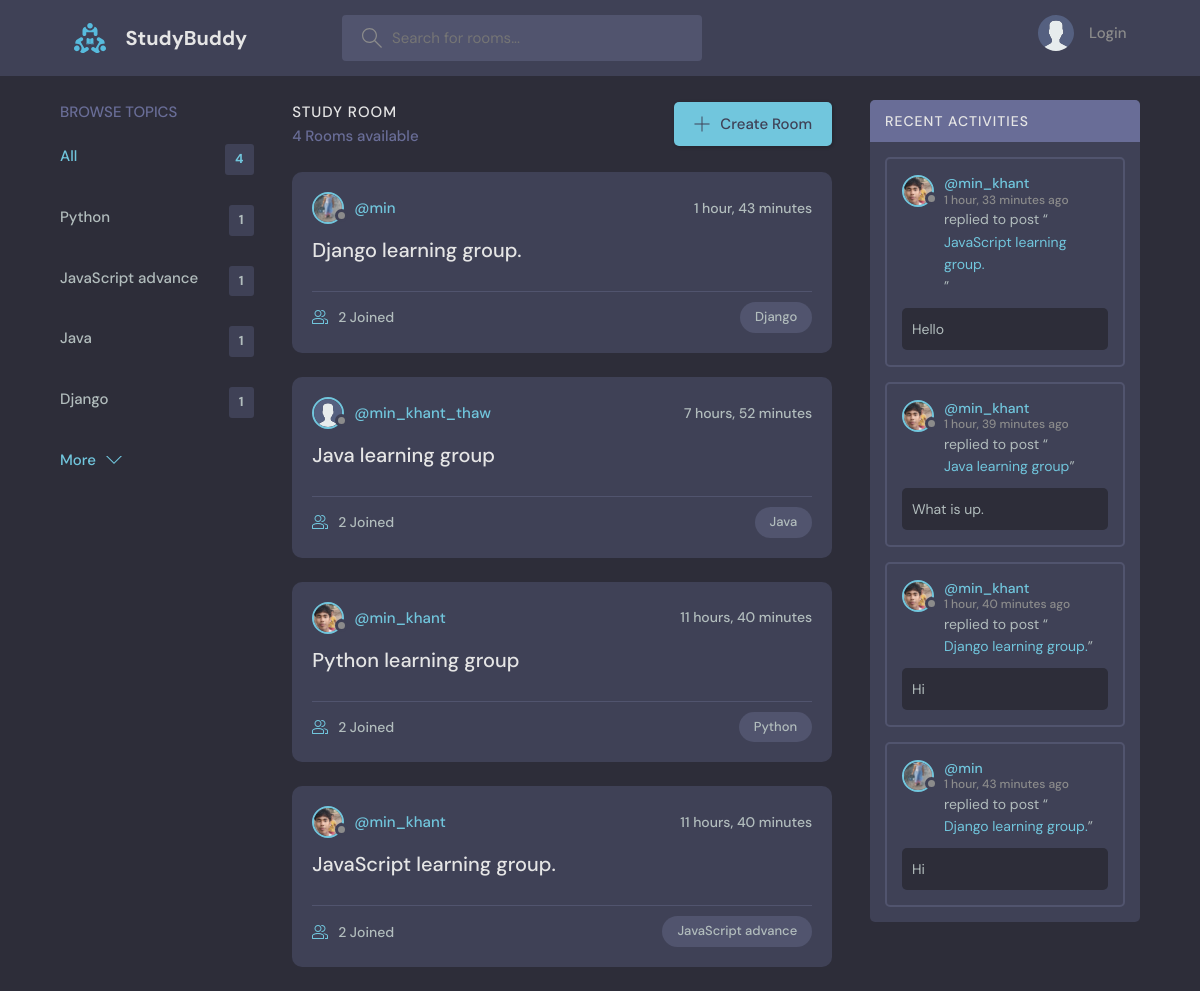
The page / on the database its author committed.
### my_app/models.py (models this page shows, shortened)
class Topics(models.Model):
    name = models.CharField(max_length=200)

class Room(models.Model):
    host = models.ForeignKey(User, on_delete=models.SET_NULL, null=True)
    topic = models.ForeignKey(Topics, on_delete=models.SET_NULL, null=True)
    name = models.CharField(max_length=200)
    description = models.TextField(null=True, blank=True)
    participants = models.ManyToManyField(
        User, related_name='participants', blank=True)
    updated = models.DateTimeField(auto_now=True)
    created = models.DateTimeField(auto_now_add=True)
    class Meta:
        ordering = ['-updated', '-created']
    def __str__(self):
        return self.name

class User(AbstractUser):
    name = models.CharField(max_length=200, null=True)
    email = models.EmailField(unique=True, null=True)
    bio = models.TextField(null=True)
    avatar = models.ImageField(null=True, default="avatar.svg", upload_to='media')
    USERNAME_FIELD = 'email'
    REQUIRED_FIELDS = []

class Messages(models.Model):
    user = models.ForeignKey(User, on_delete=models.CASCADE)
    room = models.ForeignKey(Room, on_delete=models.CASCADE, related_name='messages')
    body = models.TextField()
    updated = models.DateTimeField(auto_now=True)
    created = models.DateTimeField(auto_now_add=True)
    class Meta:
        ordering = ['-updated', '-created']

### my_app/views.py (the view)
# urls.py: path('', views.home, name="home"),
def home(request):
  q = request.GET.get('q') if request.GET.get('q') != None else ''
  rooms = Room.objects.filter(
    Q(topic__name__icontains=q) |
    Q(description__icontains=q) |
    Q(name__icontains=q) |
    Q(host__username__icontains=q)
    )
  topics = Topics.objects.all()[0:rooms.count() * 3]
  messages_form = Messages.objects.filter(
    Q(room__name__icontains=q) |
    Q(user__username__icontains=q) |
    Q(body__icontains=q)
    )[0:rooms.count()]
  context = {
    'topics':topics,
    'rooms':rooms,
    'messages_form':messages_form
  }
  return render(request, 'home.html', context)

### templates/home.html (shortened to what this page needs)
{% extends 'base.html' %}
    {% block content %}
    <main class="layout layout--3">
      <div class="container">
      {% include 'topic_components.html' %}
      <div class="roomList">
          <div class="roomList__header">
            <div>
              <h2>Study Room</h2>
              <p>{{topics.count}} Rooms available</p>
            </div>
            <a class="btn btn--main" href="{% url 'room_form' %}">
              <svg version="1.1" xmlns="http://www.w3.org/2000/svg" width="32" height="32" viewBox="0 0 32 32">
                <title>add</title>
                <path
                  d="M16.943 0.943h-1.885v14.115h-14.115v1.885h14.115v14.115h1.885v-14.115h14.115v-1.885h-14.115v-14.115z"
                ></path>
              </svg>
              Create Room
            </a>
          </div>
          {% include 'room.html' %}
        </div>
     {% include 'activity_components.html' %}
      </div>
    </main>
    {% endblock %}

### templates/topic_components.html
        <div class="topics">
          <div class="topics__header">
            <h2>Browse Topics</h2>
          </div>
          <ul class="topics__list">
            <li>
              <a href="{% url 'home' %}" class="active">All <span>{{topics.count}}</span></a>
            </li>
            {% for topic in topics %}
            <li>
              <a href="{% url 'home' %}?q={{topic.name}}">{{topic.name}} <span>{{topic.room_set.all.count}}</span></a>
            </li>
            {% endfor %}
          </ul>
          <a class="btn btn--link" href="{% url 'topic-view' %}">
            More
            <svg version="1.1" xmlns="http://www.w3.org/2000/svg" width="32" height="32" viewBox="0 0 32 32">
              <title>chevron-down</title>
              <path d="M16 21l-13-13h-3l16 16 16-16h-3l-13 13z"></path>
            </svg>
          </a>
        </div>

### templates/room.html (shortened to what this page needs)
          {% for room in rooms %}
          <div class="roomListRoom">
            <div class="roomListRoom__header">
              <a href="{% url 'userInfo' room.host.id %}" class="roomListRoom__author">
                <div class="avatar avatar--small">
                  {% if room.host.avatar.url %}
                  <img src="{{room.host.avatar.url}}" />
                  {% endif %}
                </div>
                <span>@{{room.host.username}}</span>
              </a>
              <div class="roomListRoom__actions">
                <span>{{room.updated|timesince}}</span>
              </div>
            </div>
            <div class="roomListRoom__content">
              <a href="{% url 'room-details' room.id %}">{{room.name}}</a>
            </div>
            <div class="roomListRoom__meta">
              <a href="{% url 'room-details' room.id %}" class="roomListRoom__joined">
                {{room.participants.count}} Joined
              </a>
              <p class="roomListRoom__topic">{{room.topic.name}}</p>
            </div>
          </div>
          {% endfor %}

### templates/activity_components.html (shortened to what this page needs)
  <div class="activities">
    <div class="activities__header">
        <h2>Recent Activities</h2>
    </div>
   {% for message in messages_form %}
        <div class="activities__box">
          <div class="activities__boxHeader roomListRoom__header">
            <a href="{% url 'userInfo' message.user.id %}" class="roomListRoom__author">
              <div class="avatar avatar--small">
                {% if message.user.avatar.url %}
                <img src="{{message.user.avatar.url}}" />
                {% endif %}
              </div>
              <p>
                @{{message.user.username}}
                <span>{{message.created|timesince}} ago</span>
              </p>
            </a>
          </div>
          <div class="activities__boxContent">
            <p>replied to post “<a href="{% url 'room-details' message.room.id %}">{{message.room}}</a>”</p>
            <div class="activities__boxRoomContent">
              {{message.body}}
            </div>
          </div>
        </div>
    {% endfor %}
  </div>

### rows shown on the page
Topics: name "Python", room_set.all.count "1"
Topics: name "JavaScript advance", room_set.all.count "1"
Topics: name "Java", room_set.all.count "1"
Topics: name "Django", room_set.all.count "1"
Room: host.avatar (picture), host.username "min", updated "1 hour, 43 minutes", name "Django learning group.", participants.count "2", topic.name "Django"
Room: host.avatar (placeholder picture), host.username "min_khant_thaw", updated "7 hours, 52 minutes", name "Java learning group", participants.count "2", topic.name "Java"
Room: host.avatar (picture), host.username "min_khant", updated "11 hours, 40 minutes", name "Python learning group", participants.count "2", topic.name "Python"
Room: host.avatar (picture), host.username "min_khant", updated "11 hours, 40 minutes", name "JavaScript learning group.", participants.count "2", topic.name "JavaScript advance"
Messages: user.avatar (picture), user.username "min_khant", created "1 hour, 33 minutes", room "JavaScript learning group.", body "Hello"
Messages: user.avatar (picture), user.username "min_khant", created "1 hour, 39 minutes", room "Java learning group", body "What is up."
Messages: user.avatar (picture), user.username "min_khant", created "1 hour, 40 minutes", room "Django learning group.", body "Hi"
Messages: user.avatar (picture), user.username "min", created "1 hour, 43 minutes", room "Django learning group.", body "Hi"

### other values the page prints
{{ topics.count }} "4"
